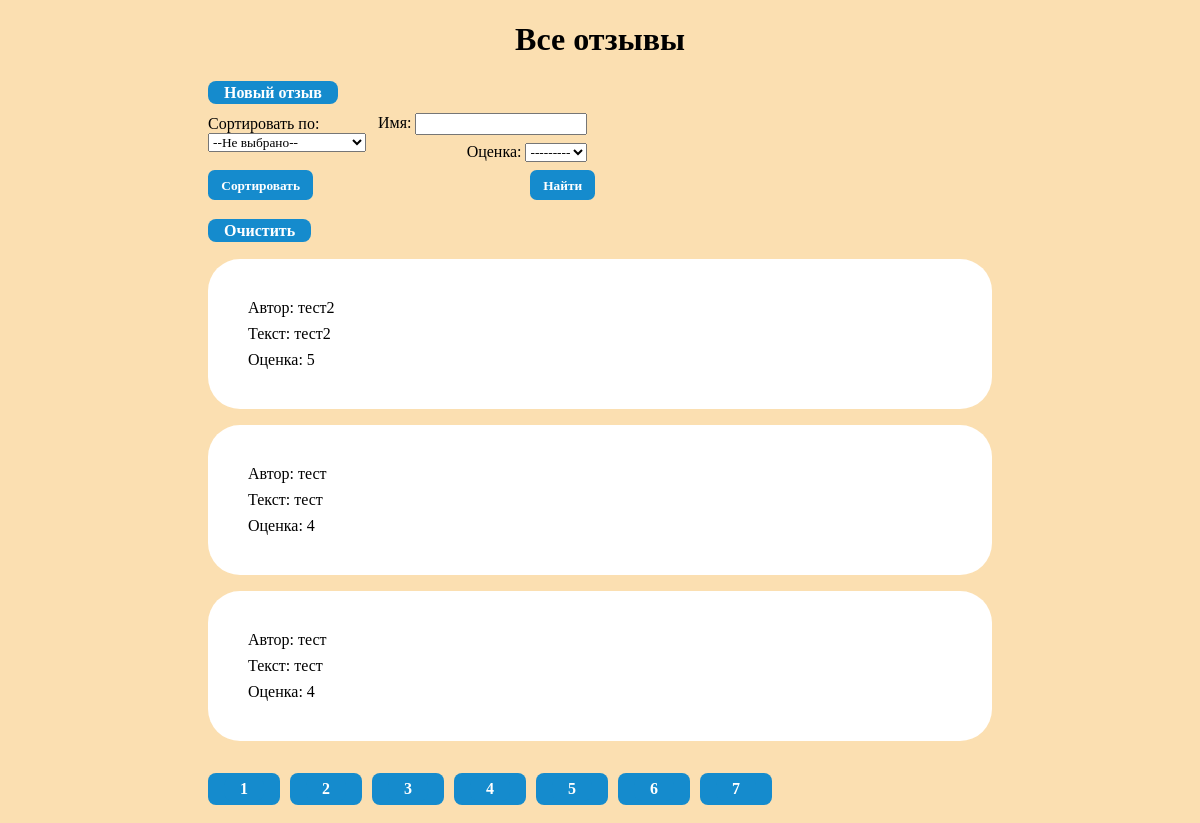
/list/, run on an earlier commit of the app's database.
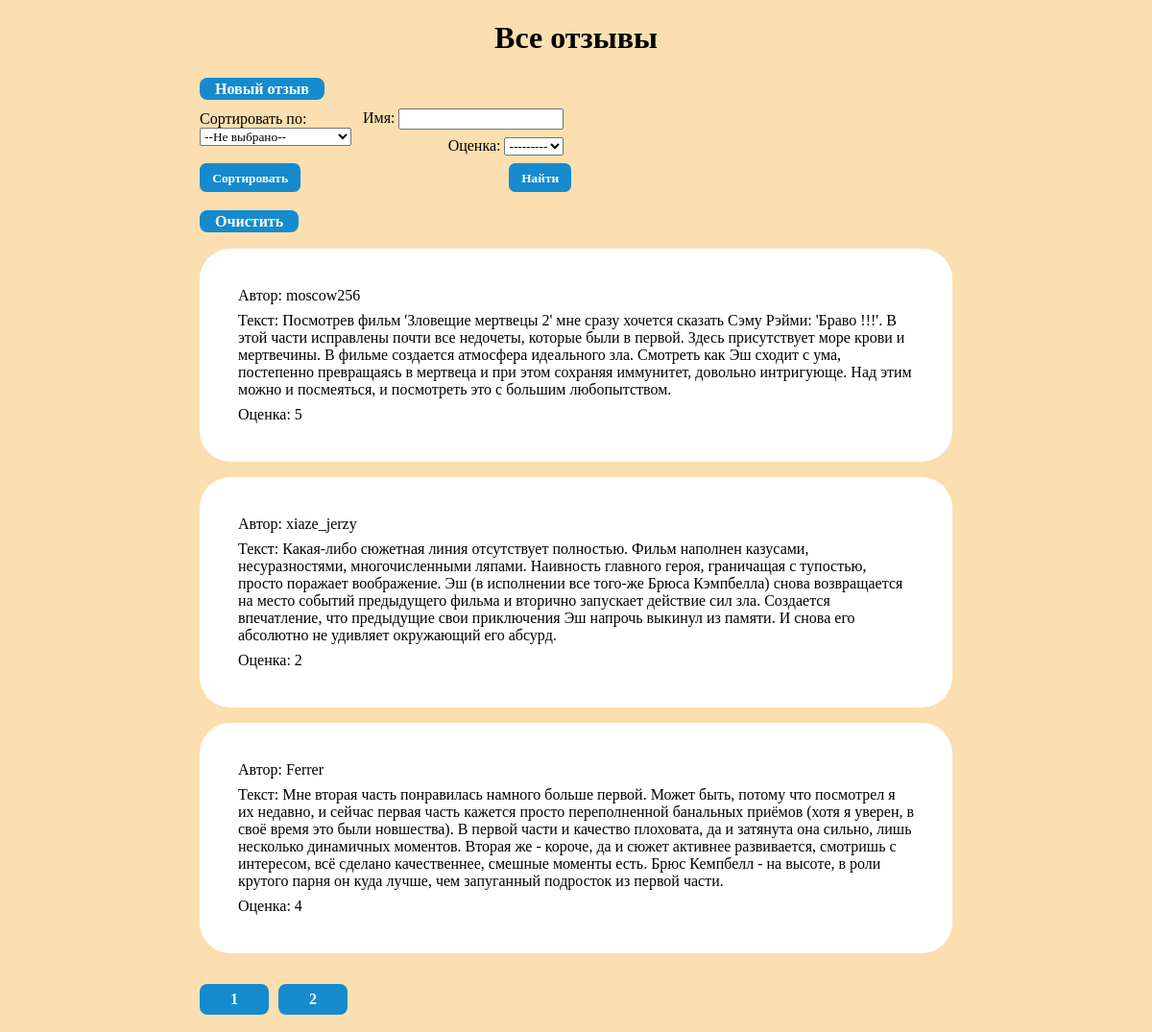
And on a later commit of the database.
### ReviewsApp/models.py (models this page shows, shortened)
class Review(models.Model):
    class Rate(models.IntegerChoices):
        OPTION_1 = 1, '1'
        OPTION_2 = 2, '2'
        OPTION_3 = 3, '3'
        OPTION_4 = 4, '4'
        OPTION_5 = 5, '5'
    name = models.CharField(max_length=32,verbose_name='Имя')
    text = models.TextField(verbose_name='Текст')
    rate = models.IntegerField(max_length=2, verbose_name='Оценка', choices=Rate.choices)

### ReviewsApp/views.py (the view)
# urls.py: path('list/', views.ReviewsList.as_view(), name='list'),
class ReviewsList(ListView):
    model = Review
    queryset = Review.objects.all()
    template_name = 'ReviewsApp/review_list.html'
    paginate_by = 3
    def get_context_data(self, *, object_list=None, **kwargs):
        res = super().get_context_data(object_list=None, **kwargs)
        res['form']=self.filterset.form
        return res
    def get_queryset(self):
        queryset = super().get_queryset().order_by('-id')
        order_param=self.request.GET.get('order_by')
        if not order_param is None and order_param!='':
            queryset = queryset.order_by(order_param)
        self.filterset = ReviewFilter(self.request.GET,queryset=queryset)
        return self.filterset.qs

### ReviewsApp/templates/ReviewsApp/review_list.html (shortened to what this page needs)
{% extends "base.html" %}
{% block header %}Все отзывы{% endblock header %}
{% block content %}
    <a href="{% url 'review' %}">Новый отзыв</a>
    <br>
    <div class="container">
        <form align="left" method="GET" id="sort_form">
            <div> <label for="order_select">Сортировать по:</label> </div>
            <div>
                <select name="order_by" id="order_select" onchange="updateAction(this)">
                    <option value="">--Не выбрано--</option>
                </select>
            </div>
            <br>
            <input type="submit" value="Сортировать">
        </form>
        <form align="right" method="GET" action="{% url 'list' %}">
            {{ form.as_p }}
            <input type="submit" value="Найти">
        </form>
    </div>
    <br>
    <a href="{% url 'list' %}">Очистить</a>
    <ul>
      {% for reviews in object_list %}
      <li>
          <p>Автор: {{ reviews.name }}</p>
          <p>Текст: {{ reviews.text }}</p>
          <p>Оценка: {{ reviews.rate }}</p>
      </li>
        {% empty %}
      <li>No reviews yet.</li>
        {% endfor %}
    </ul>
    {% if page_obj.has_other_pages %}
    <nav>
        <ul>
            {% for p in paginator.page_range %}
            <li>
                <a href="?page={{ p }}">{{ p }}</a>
            </li>
            {% endfor %}
        </ul>
    </nav>
    {% endif %}
    <br>
{% endblock content %}

### ReviewsApp/templates/base.html (shortened to what this page needs)
<!DOCTYPE html>
<html lang="en">
<head>
</head>
<body>
<h1 align="center">{% block header %}{% endblock header %}</h1>
<div>{% block content %}{% endblock content %}</div>
</body>
</html>

### ReviewsApp/templates/base.html (style rules this page uses)
* { font-family: "Comic Sans MS", "Comic Sans", cursive; }
p { margin: 0.5em }
ul { padding: 0em }
li { margin-left: 0em; margin-right: 0em; margin-top: 1em; background: #ffffff; list-style-type: none; width:45em; padding: 2em; border-radius: 2em; }
a,input[type=submit] { width: auto; display: inline; background: #158bcd; border-radius: 0.5em; color: white; font-weight: bold; line-height: 25px; text-align: center; padding-left: 1em; padding-right: 1em; padding-top:0.2em; padding-bottom:0.2em; text-decoration: none; }
a { height: auto; }
input[type=submit] { border:none; }
body { max-width: max-content; margin: auto; background: #fbdfb1; }
nav ul { list-style: none; padding: 0; margin: 0; display: flex; }
nav li { margin-right: 10px; width: auto; display: inline; background: #158bcd; border-radius: 0.5em; color: white; font-weight: bold; line-height: 25px; text-align: center; padding-left: 1em; padding-right: 1em; padding-top:0.2em; padding-bottom:0.2em; text-decoration: none; }
nav a { text-decoration: none; }

### ReviewsApp/templates/ReviewsApp/review_list.html (style rules this page uses)
.container { width: 100%; text-align: left; }
form { display: inline-block; }

What changed in the data, as far as the page shows it:
removed Review: name "тест2", text "тест2", rate "5"
removed Review: name "тест", text "тест", rate "4"
removed Review: name "тест", text "тест", rate "4"
added Review: name "moscow256", text "Посмотрев фильм 'Зловещие мертвецы 2' мне сразу хочется сказать Сэму Рэйми: 'Браво !!!'. В этой части исправлены почти все недочеты, которые были в первой. Здесь присутствует море крови и мертвечины. В фильме создается атмосфера идеального зла. Смотреть как Эш сходит с ума, постепенно превращаясь в мертвеца и при этом сохраняя иммунитет, довольно интригующе. Над этим можно и посмеяться, и посмотреть это с большим любопытством.", rate "5"
added Review: name "xiaze_jerzy", text "Какая-либо сюжетная линия отсутствует полностью. Фильм наполнен казусами, несуразностями, многочисленными ляпами. Наивность главного героя, граничащая с тупостью, просто поражает воображение. Эш (в исполнении все того-же Брюса Кэмпбелла) снова возвращается на место событий предыдущего фильма и вторично запускает действие сил зла. Создается впечатление, что предыдущие свои приключения Эш напрочь выкинул из памяти. И снова его абсолютно не удивляет окружающий его абсурд.", rate "2"
added Review: name "Ferrer", text "Мне вторая часть понравилась намного больше первой. Может быть, потому что посмотрел я их недавно, и сейчас первая часть кажется просто переполненной банальных приёмов (хотя я уверен, в своё время это были новшества). В первой части и качество плоховата, да и затянута она сильно, лишь несколько динамичных моментов. Вторая же - короче, да и сюжет активнее развивается, смотришь с интересом, всё сделано качественнее, смешные моменты есть. Брюс Кемпбелл - на высоте, в роли крутого парня он куда лучше, чем запуганный подросток из первой части.", rate "4"
Also different on the page:
list line gone: "3"
list line gone: "4"
list line gone: "5"
list line gone: "6"
list line gone: "7"
